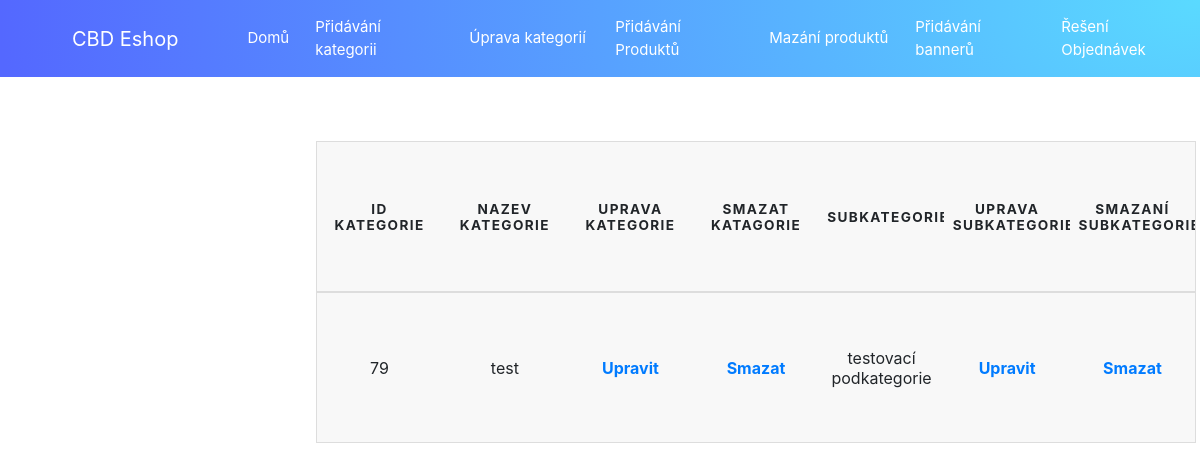
The app's page /admin_sekce/Uprava_kategorii.php, older data.
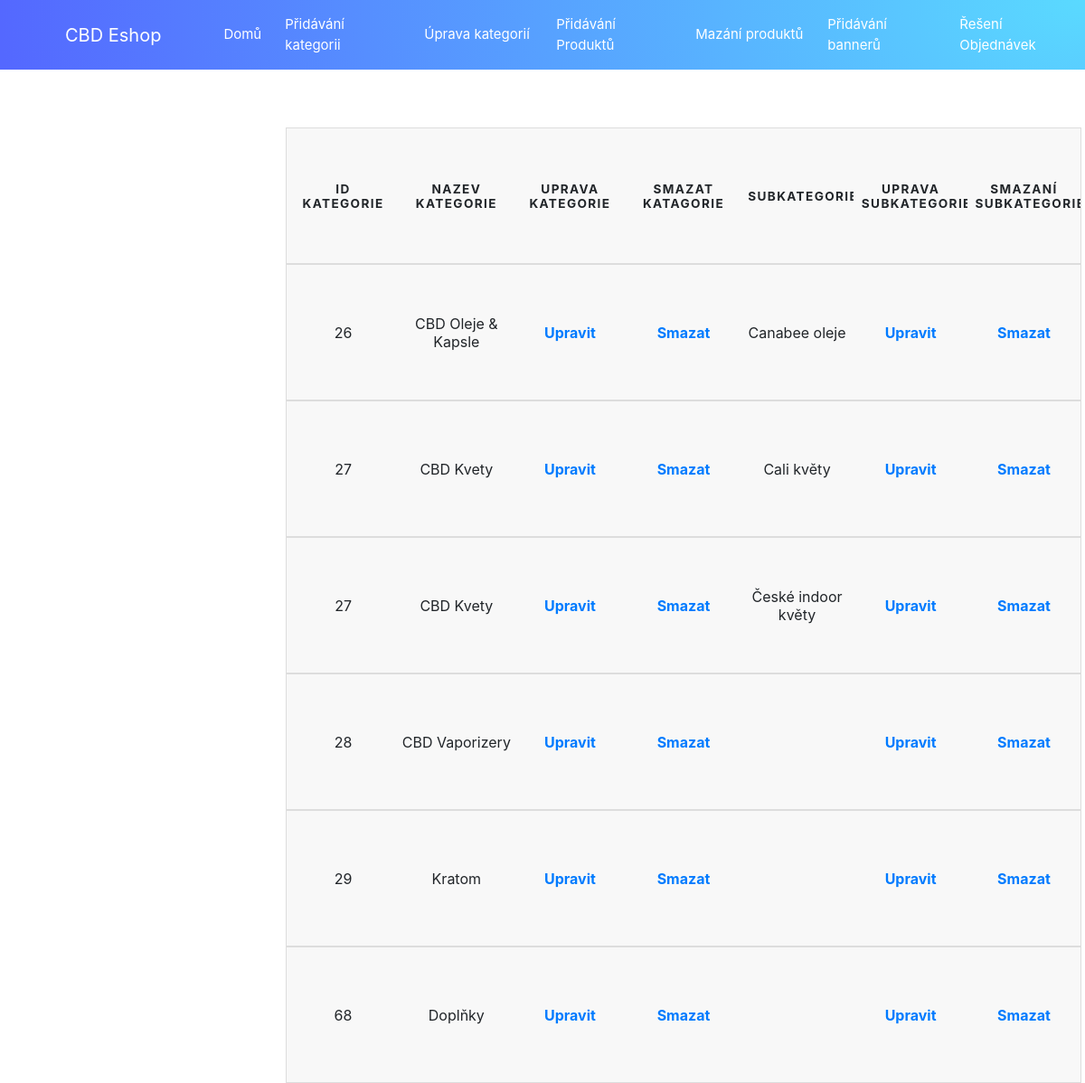
The same page, newer data.
### tables this page shows
CREATE TABLE `subkategorie` (
  `Id_subkategorie` int(11) NOT NULL,
  `Id_kat` int(11) NOT NULL,
  `nazev_subkategorie` varchar(255) DEFAULT NULL
);

CREATE TABLE `kategorie` (
  `Id_kategorie` int(11) NOT NULL,
  `nazev` varchar(255) NOT NULL
);

### admin_sekce/Uprava_kategorii.php (the view, shortened to what this page needs)
<?php
$host = "localhost";
$username = "root";
$pass = "";
$db = "eshopfd";
$con = mysqli_connect($host, $username, $pass, $db);
?>
<html>
<html lang="en">
<head>
    <link rel="stylesheet" href="../css/bootstrap-grid.css">
    <link rel="stylesheet" href="../css/bootstrap.css">
    <link rel="stylesheet" href="../css/forms.css">
    <link rel="stylesheet" href="https://maxcdn.bootstrapcdn.com/font-awesome/4.7.0/css/font-awesome.min.css">
    <link rel="stylesheet" href="https://stackpath.bootstrapcdn.com/bootstrap/4.3.1/css/bootstrap.min.css"
>
    <link rel="stylesheet" href="../css/tabulka_kategorie.css">
</head>
<body>
<nav class="navbar navbar-expand-md navbar-dark bg-purple" style="background-image: radial-gradient(100% 1000% at 100% 0, #5adaff 0, #5468ff 100%);">
    <div class="mx-auto order-1 w-75">
        <a class="navbar-brand mx-lg-5" href="../main.php">CBD Eshop</a>
    </div>
    <div class="navbar-collapse collapse  order-2  dual-collapse2">
        <ul class="navbar-nav ml-auto">
            <li class="nav-item">
                <a class="nav-link active" href='../main.php'>Domů</a>
            </li>
            <li class='nav-item'>
                <a class='nav-link active' style="width:9rem;" href='admin.php'>Přidávání kategorii</a>
            </li>
            <li class='nav-item'>
                <a class='nav-link active ' style="width:8.5rem;" href='Uprava_kategorii.php'>Úprava kategorií</a>
            </li>
            <li class='nav-item'>
                <a class='nav-link active' style="width:9rem;" href='Pridavani_produktu.php'>Přidávání Produktů</a>
            </li>
            <li class='nav-item'>
                <a class='nav-link active' style="width:8.5rem;" href='Smazat_produkt.php'>Mazání produktů</a>
            </li>
            <li class='nav-item'>
                <a class='nav-link active' style="width:8.5rem;" href='Pridavani_banneru.php'>Přidávání bannerů</a>
            </li>
            <li class='nav-item'>
                <a class='nav-link active' style="width:9rem;" href='stav_objednavek.php'>Řešení Objednávek</a>
            </li>
        </ul>
    </div>
</nav>
<br>
<br>
    <table>
        <thead>
        <th>Id Kategorie</th>
        <th>Nazev Kategorie</th>
        <th>Uprava Kategorie</th>
        <th>Smazat Katagorie</th>
        <th>Subkategorie</th>
        <th>Uprava Subkategorie</th>
        <th>Smazaní Subkategorie</th>
        </thead>
    </table>
    <?php
    $sql = "SELECT * FROM kategorie LEFT JOIN subkategorie ON subkategorie.Id_kat=kategorie.Id_kategorie ORDER BY Id_kategorie";
    $query = mysqli_query($con, $sql);
    while ($row = mysqli_fetch_assoc($query)) {
        ?>
        <table>
            <tbody>
            <tr style="">
                <td funny_nadpis="ID Kategorie"><?php echo $row['Id_kategorie']; ?></td>
                <td funny_nadpis="Nazev Kategorie"><?php echo $row['nazev']; ?></td>
                <td funny_nadpis="Uprava Kategorii"><a
                            href="upravit_kategorii.php?id=<?php echo $row['Id_kategorie']; ?>"><strong>Upravit</strong></a>
                </td>
                <td funny_nadpis="Smazat Kategorii"><a
                            href="smazat_kategorii.php?id=<?php echo $row['Id_kategorie']; ?>"><strong>Smazat</strong></a>
                </td>
                <td funny_nadpis="Nazev Podkategorie"><?php echo $row['nazev_subkategorie'] ?></td>
                <td funny_nadpis="Uprava Podkategorii"><a
                            href="upravit_podkategorii.php?id=<?php echo $row['Id_subkategorie']; ?>"><strong>Upravit</strong></a>
                </td>
                <td funny_nadpis="Smazat Podkategorii"><a
                            href="smazat_podkategorii.php?id=<?php echo $row['Id_subkategorie']; ?>"><strong>Smazat</strong></a>
                </td>
            </tr>
            </tbody>
        </table>
        <?php
    }
    ?>
</body>
</html>

Row changes from the older to the newer data that the page shows:
removed subkategorie: Id_kat.Id_kategorie "79", Id_kat.nazev "test", nazev_subkategorie "testovací podkategorie"
added subkategorie: Id_kat.Id_kategorie "26", Id_kat.nazev "CBD Oleje & Kapsle", nazev_subkategorie "Canabee oleje"
added subkategorie: Id_kat.Id_kategorie "27", Id_kat.nazev "CBD Kvety", nazev_subkategorie "Cali květy"
added subkategorie: Id_kat.Id_kategorie "27", Id_kat.nazev "CBD Kvety", nazev_subkategorie "České indoor květy"
added kategorie: Id_kategorie "28", nazev "CBD Vaporizery"
added kategorie: Id_kategorie "29", nazev "Kratom"
added kategorie: Id_kategorie "68", nazev "Doplňky"
